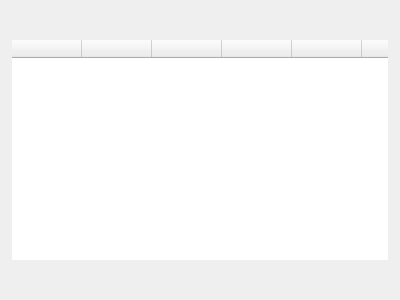
<?xml version="1.0" encoding="UTF-8"?>
<ui version="4.0">
 <class>RealDataWidget</class>
 <widget class="QWidget" name="RealDataWidget">
  <property name="geometry">
   <rect>
    <x>0</x>
    <y>0</y>
    <width>400</width>
    <height>300</height>
   </rect>
  </property>
  <property name="windowTitle">
   <string>Form</string>
  </property>
  <layout class="QVBoxLayout" name="verticalLayout">
   <property name="spacing">
    <number>8</number>
   </property>
   <property name="leftMargin">
    <number>12</number>
   </property>
   <property name="topMargin">
    <number>12</number>
   </property>
   <property name="rightMargin">
    <number>12</number>
   </property>
   <property name="bottomMargin">
    <number>12</number>
   </property>
   <item>
    <layout class="QHBoxLayout" name="horizontalLayoutTitle">
     <property name="spacing">
      <number>6</number>
     </property>
     <item>
      <widget class="QLabel" name="labelTitleBar">
       <property name="minimumSize">
        <size>
         <width>3</width>
         <height>14</height>
        </size>
       </property>
       <property name="maximumSize">
        <size>
         <width>3</width>
         <height>14</height>
        </size>
       </property>
       <property name="text">
        <string/>
       </property>
      </widget>
     </item>
     <item>
      <widget class="QLabel" name="labelTitle">
       <property name="text">
        <string/>
       </property>
      </widget>
     </item>
     <item>
      <spacer name="horizontalSpacerTitle">
       <property name="orientation">
        <enum>Qt::Orientation::Horizontal</enum>
       </property>
       <property name="sizeHint" stdset="0">
        <size>
         <width>40</width>
         <height>20</height>
        </size>
       </property>
      </spacer>
     </item>
     <item>
      <widget class="QLabel" name="labelSubtitle">
       <property name="text">
        <string/>
       </property>
      </widget>
     </item>
    </layout>
   </item>
   <item>
    <widget class="QTableWidget" name="tableWidgetRealData">
     <property name="minimumSize">
      <size>
       <width>0</width>
       <height>120</height>
      </size>
     </property>
     <property name="focusPolicy">
      <enum>Qt::FocusPolicy::NoFocus</enum>
     </property>
     <property name="frameShape">
      <enum>QFrame::Shape::NoFrame</enum>
     </property>
     <property name="horizontalScrollBarPolicy">
      <enum>Qt::ScrollBarPolicy::ScrollBarAlwaysOff</enum>
     </property>
     <property name="editTriggers">
      <set>QAbstractItemView::EditTrigger::NoEditTriggers</set>
     </property>
     <property name="alternatingRowColors">
      <bool>false</bool>
     </property>
     <property name="selectionMode">
      <enum>QAbstractItemView::SelectionMode::SingleSelection</enum>
     </property>
     <property name="selectionBehavior">
      <enum>QAbstractItemView::SelectionBehavior::SelectRows</enum>
     </property>
     <property name="verticalScrollMode">
      <enum>QAbstractItemView::ScrollMode::ScrollPerPixel</enum>
     </property>
     <property name="showGrid">
      <bool>false</bool>
     </property>
     <attribute name="horizontalHeaderVisible">
      <bool>true</bool>
     </attribute>
     <attribute name="horizontalHeaderCascadingSectionResizes">
      <bool>false</bool>
     </attribute>
     <attribute name="horizontalHeaderDefaultSectionSize">
      <number>70</number>
     </attribute>
     <attribute name="horizontalHeaderHighlightSections">
      <bool>false</bool>
     </attribute>
     <attribute name="horizontalHeaderStretchLastSection">
      <bool>false</bool>
     </attribute>
     <attribute name="verticalHeaderVisible">
      <bool>false</bool>
     </attribute>
     <attribute name="verticalHeaderMinimumSectionSize">
      <number>24</number>
     </attribute>
     <attribute name="verticalHeaderDefaultSectionSize">
      <number>32</number>
     </attribute>
     <column>
      <property name="text">
       <string/>
      </property>
     </column>
     <column>
      <property name="text">
       <string/>
      </property>
     </column>
     <column>
      <property name="text">
       <string/>
      </property>
     </column>
     <column>
      <property name="text">
       <string/>
      </property>
     </column>
     <column>
      <property name="text">
       <string/>
      </property>
     </column>
     <column>
      <property name="text">
       <string/>
      </property>
     </column>
     <column>
      <property name="text">
       <string/>
      </property>
     </column>
     <column>
      <property name="text">
       <string/>
      </property>
     </column>
    </widget>
   </item>
   <item>
    <layout class="QHBoxLayout" name="horizontalLayoutFooter">
     <property name="spacing">
      <number>6</number>
     </property>
     <item>
      <widget class="QLabel" name="labelDbTip">
       <property name="text">
        <string/>
       </property>
       <property name="role" stdset="0">
        <string>tip</string>
       </property>
      </widget>
     </item>
     <item>
      <spacer name="horizontalSpacerFooter">
       <property name="orientation">
        <enum>Qt::Orientation::Horizontal</enum>
       </property>
       <property name="sizeHint" stdset="0">
        <size>
         <width>40</width>
         <height>20</height>
        </size>
       </property>
      </spacer>
     </item>
     <item>
      <widget class="QLabel" name="labelTipDoubleClick">
       <property name="text">
        <string/>
       </property>
       <property name="alignment">
        <set>Qt::AlignmentFlag::AlignRight|Qt::AlignmentFlag::AlignTrailing|Qt::AlignmentFlag::AlignVCenter</set>
       </property>
       <property name="role" stdset="0">
        <string>tip</string>
       </property>
      </widget>
     </item>
    </layout>
   </item>
  </layout>
 </widget>
 <resources/>
 <connections/>
</ui>
